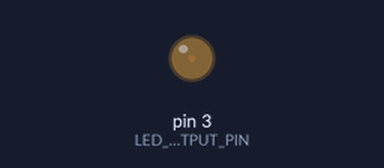
This sketch was run on a simulated Arduino Uno, built with avr-gcc and run on an emulated ATmega328P. On the bench: output pins drawn as LEDs (lit = HIGH).

Above: at 0.05 s.
At 0.5 s:
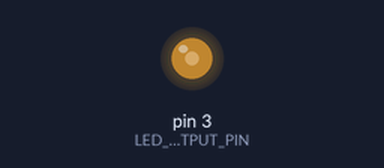
At 0.95 s:
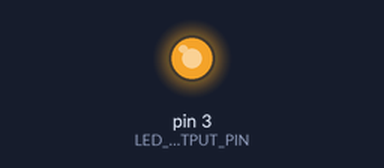
At 1.85 s:
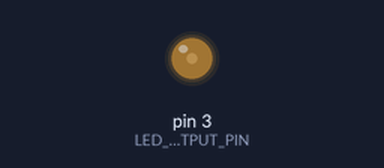
Timing chart, 0 to 4.7 s (numbered marks = the images above):
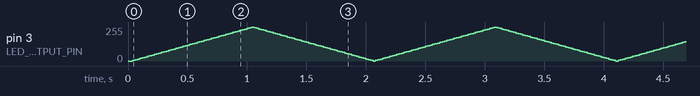

The sketch:

fadeLedOnPin3.ino
```cpp
const int LED_OUTPUT_PIN = 3;
const int MAX_ANALOG_OUT = 255; // the max analog output is 255
const int INTERVAL = 20;

int fadeAmount = 5;      // amount of fade on each loop
int curBrightness = 0;   // brightness of LED
unsigned long prevTime = 0; // track the last time the LED was updated

void setup() {
  // set the LED pin to as an output
  pinMode(LED_OUTPUT_PIN, OUTPUT);
  Serial.begin(9600); // for printing with serial
}

void loop() {

  // get the current time
  unsigned long currentTime = millis();

  // if the difference between the current time
  // and the previous time we updated exceeds or equals the
  // interval length then update brightnesses
  if (currentTime - prevTime >= INTERVAL) {
    // set the brightness of the LED pin
    analogWrite(LED_OUTPUT_PIN, curBrightness);

    // make the previous time the current time
    prevTime = currentTime;

    // increase brightness by fade amount
    curBrightness = curBrightness + fadeAmount;

    // change direction of brightness once reached max
    if (curBrightness <= 0 || curBrightness >= MAX_ANALOG_OUT) {
      fadeAmount = -fadeAmount;
    }
  }
}
```

Blinker.cpp
```cpp
#include "Blinker.h"

/**
* This Blinker constructor takes parameters pin and blinkInterval,
* pin specifies the output pin, and blinkInterval specifies the time
* in between each blink of the LED
*/
Blinker::Blinker(const int pin, const unsigned long blinkInterval) :
  _pin(pin), _interval(blinkInterval) // initialize const like this in C++
{
  _state = LOW;
  _prevTime = 0;
  pinMode(_pin, OUTPUT);
}

/**
* Calculates whether to toggle output state based on the set interval
* Call this function once per loop()
*/
void Blinker::update() {
  unsigned long currentTime = millis();

  if (currentTime - _prevTime >= _interval) {
    _prevTime = currentTime;
    _state = !_state;
    digitalWrite(_pin, _state);
  }
}
```

Blinker.h
```cpp
/**
 * This class toggles output between HIGH and LOW for a given pin
 * based on the provided "blink" interval
 *
 * Usage:
 *  Blinker _ledBlinker(3, 200); // blinks Pin 3 on/off every 200 ms
 *
 *  loop(){
 *    _ledBlinker.update();
 *  }
 */

#include <Arduino.h>

class Blinker{

  private:
    const int _pin;                 // output pin
    const unsigned long _interval;  // blink interval in ms

    int _state;                     // current state (either HIGH OR LOW)
    unsigned long _prevTime;        // last state toggle in ms

  public:
    Blinker(const int pin, const unsigned long blinkInterval);
    void update();
};
```
